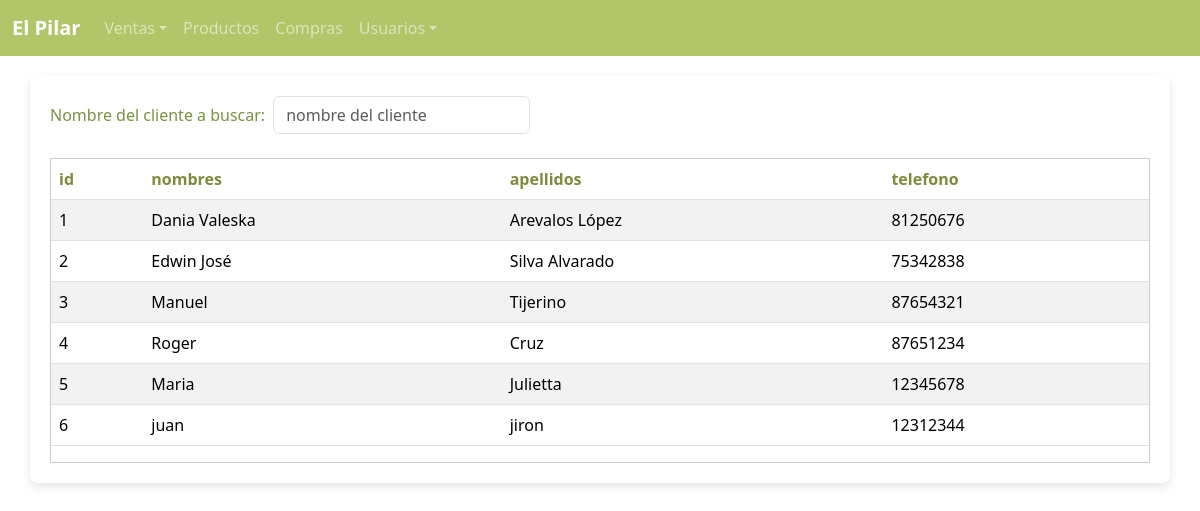
Screenshot of /clientes with the database file from the repository.
### tables this page shows
CREATE TABLE Cliente (
    id INTEGER PRIMARY KEY AUTOINCREMENT,
    nombres NVARCHAR(30) NOT NULL,
    apellidos NVARCHAR(30) NULL,
    telefono NVARCHAR(8)
);

### app.py (the view)
@app.route('/clientes')
def clientes():
    try:
        query = text("SELECT * FROM Cliente GROUP BY id")
        result = db.execute(query)
        clientes = result.fetchall()
        return render_template('clientes.html', clientes=clientes)
    except Exception as e:
        traceback.print_exc()
        return render_template('clientes.html')

### templates/clientes.html (shortened to what this page needs)
{% extends "layout.html" %}
{% block content %}
<main class="container" style="padding: 20px; border-radius: 8px; margin-top: 20px;">
    <div class="d-flex justify-content-between align-items-center mb-4">
        <form class="row g-2 align-items-center">
            <div class="col-auto">
              <label for="inputClient" class="form-label mb-0">Nombre del cliente a buscar: </label>
            </div>
            <div class="col-auto">
              <input type="text" class="form-control" id="inputClient" placeholder="nombre del cliente">
            </div>
        </form>
    </div>
<div class="table-container" id="tabla-productos" style="max-height: 400px; overflow-y: auto; border: 1px solid #ccc;">
    <table class="table table-striped table-hover">
        <thead>
            <tr>
                <th scope="col" style="color:#7c8c3c;">id</th>
                <th scope="col" style="color:#7c8c3c;">nombres</th>
                <th scope="col" style="color:#7c8c3c;">apellidos</th>
                <th scope="col" style="color:#7c8c3c;">telefono</th>
            </tr>
        </thead>
        <tbody>
        {% for cliente in clientes %}
        <tr class="us_cliente">
            <td>{{ cliente.id }}</td>
            <td>{{ cliente.nombres }}</td>
            <td>{{ cliente.apellidos }}</td>
            <td>{{ cliente.telefono }}</td>
        </tr>
        {% endfor %}
    </tbody>
    </table>
</div>
{% endblock  %}

### static/style.css (style rules this page uses)
body { background-color: #ECC199; }
.container { background-color: white; padding: 20px; border-radius: 8px; box-shadow: 0px 4px 10px rgba(0, 0, 0, 0.1); }
.form-label { color: #789342; }
.table { color: #548D95; }
.table thead { background-color: #B2C568; color: white; }

### rows the page displays
Cliente: id "1", nombres "Dania Valeska", apellidos "Arevalos López", telefono "81250676"
Cliente: id "2", nombres "Edwin José", apellidos "Silva Alvarado", telefono "75342838"
Cliente: id "3", nombres "Manuel", apellidos "Tijerino", telefono "87654321"
Cliente: id "4", nombres "Roger", apellidos "Cruz", telefono "87651234"
Cliente: id "5", nombres "Maria", apellidos "Julietta", telefono "12345678"
Cliente: id "6", nombres "juan", apellidos "jiron", telefono "12312344"
